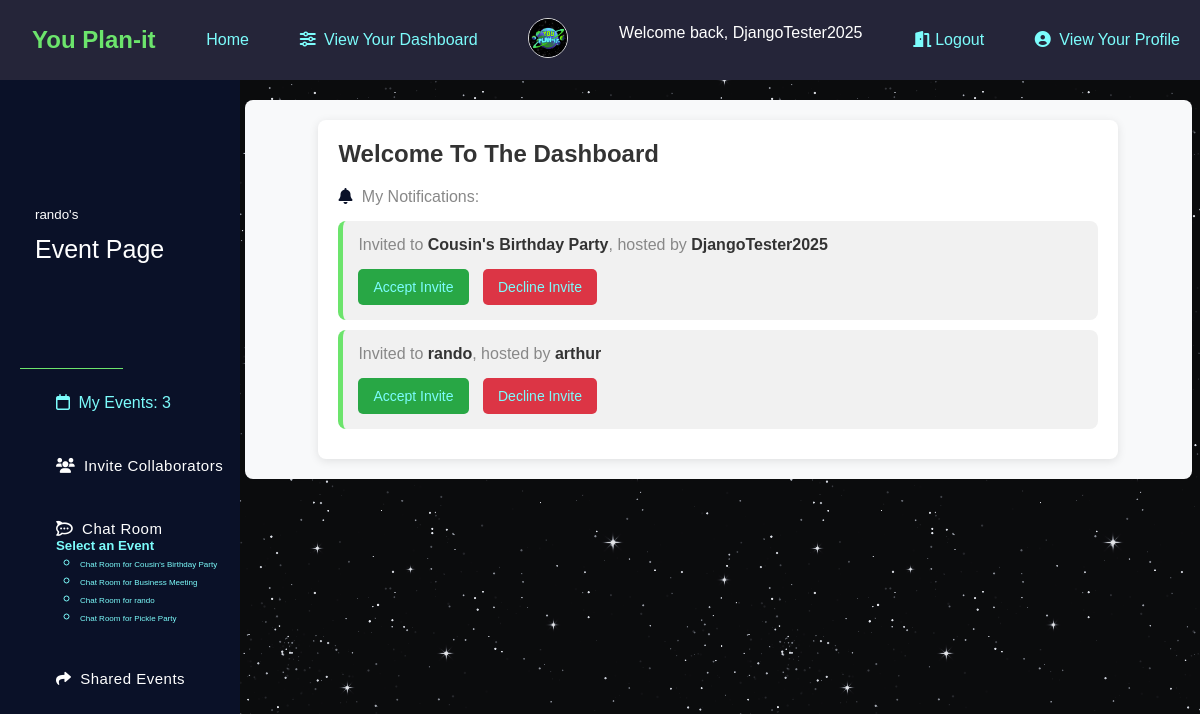
/dashboard/rando/ (signed in), run on the app's committed database.
### app/models.py (models this page shows, shortened)
class Profile(models.Model):
    user = models.OneToOneField(User, on_delete=models.CASCADE)
    image = models.ImageField(default='default.jpg', upload_to='profile_pics')
    bio = models.CharField(max_length=200, blank=True, null=True)

class Events(models.Model):
    name = models.CharField(max_length=200)
    description = models.CharField(max_length=500)
    event_image = models.ImageField(upload_to='event_images', blank=True, null=True)
    user = models.ForeignKey(User, on_delete=models.CASCADE, related_name='events')
    members = models.ManyToManyField(User, related_name='invitedusers')
    invitepending = models.ManyToManyField(User, related_name='pending')
    start_datetime = models.DateTimeField()
    end_datetime = models.DateTimeField()
    event_location = models.CharField(max_length=300, blank=True, null=True)
    address = models.CharField(max_length=500, blank=True, null=True)

### app/views.py (the view)
# urls.py: path("dashboard/<str:username>/", views.viewUserDashboard, name="user_dashboard"),
@login_required
def viewUserDashboard(request, username):
    user = get_object_or_404(User, username=username)
    profile = Profile.objects.get(user=user)
    shared_events = Events.objects.filter(members=request.user).exclude(user=request.user)
    context = {
        'user': user,
        'events': Events.objects.filter(user=request.user),
        'profile': profile,
        'myevents': Events.objects.filter(user=request.user),
        'invites': user.pending.filter(invitepending=user),
        'shared_events': shared_events
    }
    return render(request, 'userdashboard.html', context)

### app/templates/userdashboard.html (shortened to what this page needs)
{% extends 'base.html' %}
{% block content %}
<html class="user-dashboard">
    {% block sidebar %}
    <main class="main-wrap">
        <header class="main-head">
            <div class="main-nav">
                <nav class="navbar">
                    <div class="navbar-nav">
                        <div class="title">
                            <h3>
                                <span class="title-text"><span class="dashboard-username">{{ user.username }}'s</span><br>Event Page</span>
                            </h3>
                        </div>
                        <ul class="nav-list">
                            <li class="nav-list-item">
                                <a href="{% url 'event_page' username=user.username %}">
                                    <i class="fa-regular fa-calendar"></i>
                                    <span class="link-text">My Events: {{ myevents.count }}</span>
                                </a>
                            </li>
                            <li class="nav-list-item">
                                <a href="{% url 'invites' username=user.username %}" class="nav-link">
                                    <i class="fa-solid fa-users"></i>
                                    <span class="link-text">Invite Collaborators</span>
                                </a>
                            </li>
                            <li class="nav-list-item">
                                <a href="#" class="nav-link" data-toggle="dropdown">
                                    <i class="fa-brands fa-rocketchat"></i>
                                    <span class="link-text">Chat Room</span>
                                </a>
                                <div class="dropdown-menu">
                                    {% if myevents or shared_events %}
                                        <h5>Select an Event</h5>
                                        <ul>
                                            {% for event in myevents %}
                                                <li>
                                                    <a href="{% url 'chats' username=user.username event_id=event.id %}" class="event-chat-room-text">
                                                        Chat Room for {{ event.name }}
                                                    </a>
                                                </li>
                                            {% endfor %}
                                            {% for event in shared_events %}
                                                <li>
                                                    <a href="{% url 'chats' username=user.username event_id=event.id %}" class="event-chat-room-text">
                                                        Chat Room for {{ event.name }}
                                                    </a>
                                                </li>
                                            {% endfor %}
                                        </ul>
                                    {% else %}
                                        <p class="no-current-events">You have no events to chat about.</p>
                                    {% endif %}
                                </div>
                            </li>
                            <li class="nav-list-item">
                                <a href="{% url 'shared_events' username=user.username %}" class="nav-link">
                                    <i class="fa-solid fa-share"></i>
                                    <span class="link-text">Shared Events</span>
                                </a>
                            </li>
                        </ul>
                    </div>
                </nav>
            </div>
        </header>
    </main>
    {% endblock %}
    <section class="showcase">
        {% block info %}
        <div class="overlay">
            <div class="content">
                <div class="welcome">
                    <div class="content-text">
                        <h3>Welcome To The Dashboard</h3>
                        <p><i class="fa-solid fa-bell"></i> My Notifications: </p>
                        <div class="invites">
                            {% for i in invites %}
                                <div class="invite-item">
                                    <p>Invited to <span class="event-name">{{ i.name }}</span>, hosted by <span class="host-name">{{ i.user }}</span></p>
                                    <div class="action-buttons">
                                        <button class="accept-btn">
                                            <a href="{% url 'accept' username=i.user.username ename=i.name %}">Accept Invite</a>
                                        </button>
                                        <button class="decline-btn">
                                            <a href="{% url 'decline' username=i.user.username ename=i.name %}">Decline Invite</a>
                                        </button>
                                    </div>
                                </div>
                            {% endfor %}
                        </div>
                    </div>
                </div>
            </div>
        </div>
        {% endblock %}
    </section>
{% endblock %}

### app/templates/base.html (shortened to what this page needs)
<!DOCTYPE html>
{% load static %}
<html lang="en">
  <head>
    <link rel="stylesheet" href="{% static "styling.css" %}"/>
    <link
      href="https://cdnjs.cloudflare.com/ajax/libs/font-awesome/6.0.0-beta3/css/all.min.css"
      rel="stylesheet"
    />
  </head>
  <body>
    <nav style="z-index:99;">
        <h1 class="color-header">&ensp;You Plan-it</h1>
      <a href="{% url 'home' %}">Home</a>
      {% if request.user.is_authenticated %}
      <span>
        <a href="{% url 'user_dashboard' username=request.user.username %}">
          <i class="fa-solid fa-sliders"></i> View Your Dashboard
        </a>
      </span>
      <div class="profile-image-container">
        <img src="{% if profile.image %}{{ profile.image.url }}{% else %}/media/profile_pics/default.jpg{% endif %}"
             alt="?"
             class="profile-image-base">
      </div>
      <p class="welcome-message">Welcome back, {{request.user.username}}</p>
      <a href="{% url 'logout' %}"><i class="fa-solid fa-door-open"></i>Logout</a>
      <span>
        <a href="{% url 'profile' username=request.user.username %}">
          <i class="fa-solid fa-user-circle"></i> View Your Profile
        </a>
      </span>
    {% else %}
      <p class="welcome-message" style="color: white; text-decoration: none;">You are not logged in</p>
      <span><a href="{% url 'login' %}"><i class="fa-solid fa-door-open"></i>Sign In</a></span>
    {% endif %}
    </nav>
    <div class="container-style" style="margin: 1vh;">
      {% block content %}{% endblock %}
    </div>
  </body>
</html>

### app/static/styling.css (style rules this page uses)
* { box-sizing: border-box; margin: 0; padding: 0; }
i { margin-right: 4px; }
nav { font-family: 'Lucida Sans', 'Lucida Sans Regular', 'Lucida Grande', 'Lucida Sans Unicode', Geneva, Verdana, sans-serif; background-color: rgb(37, 37, 57); position: fixed; display: flex; width: 100%; right: 0%; top: 0%; height: 10%; padding-top: 1em; color: #7cfcfc; display: flex; justify-content: space-between; align-items: center; padding: 0 20px; }
a { text-decoration: none; color: #7cfcfc; }
ul { font-family: 'Lucida Sans', 'Lucida Sans Regular', 'Lucida Grande', 'Lucida Sans Unicode', Geneva, Verdana, sans-serif; margin-left: 1vh; }
li { font-family: 'Lucida Sans', 'Lucida Sans Regular', 'Lucida Grande', 'Lucida Sans Unicode', Geneva, Verdana, sans-serif; margin-left: 2vh; }
.color-header { color:#6ce46c; }
.profile-image-base { width: 40px; height: 40px; border-radius: 50%; object-fit: cover; border: 1px solid #ddd; }
.profile-image-container { text-align: center; }
.user-dashboard { background: url('images/starbackground.png'); }
.welcome-message { color: white; }
a { text-decoration: none; font-family: 'Lucida Sans', 'Lucida Sans Regular', 'Lucida Grande', 'Lucida Sans Unicode', Geneva, Verdana, sans-serif; }
h3, p { font-family: 'Lucida Sans', 'Lucida Sans Regular', 'Lucida Grande', 'Lucida Sans Unicode', Geneva, Verdana, sans-serif; }
header { background-color: red; margin-left: -1vh; }
.navbar-nav { margin-top: 80vh; }
.nav-list { padding-top: 20vh; }
.main-wrap { width: 30%; display: flex; position: fixed; bottom: 100%; }
.main-wrap .main-head { width: 25%; min-height: 10vh; height: 100vh; background: #0a1128; overflow: hidden; transition: .3s ease-in-out; position: absolute; }
.main-wrap .main-head .main-nav { width: 100%; }
.main-wrap .main-head .main-nav .navbar { width: 100%; }
.main-wrap .main-head .main-nav .navbar .navbar-nav .title { padding-top: 25vh; border-bottom: 1px solid #6ce46c; padding-bottom: 15vh; margin-right:10vw; }
.main-wrap .main-head .main-nav .navbar .navbar-nav .title h3 { font-size: 25px; font-weight: 500; line-height: 35px; color: #fff; }
.main-wrap .main-head .main-nav .navbar .navbar-nav .title h3 .title-text { position: absolute; left: 35px; opacity: 1; transition: .2s ease; }
.main-wrap .main-head .main-nav .navbar .navbar-nav .nav-list { margin: 0; padding: 10px 10px; }
.main-wrap .main-head .main-nav .navbar .navbar-nav .nav-list .nav-list-item { padding: 15px 10px; list-style: none; border-radius: 5px; margin-bottom: 15px; cursor: pointer; transition: .2s ease-in-out; }
.main-wrap .main-head .main-nav .navbar .navbar-nav .nav-list .nav-list-item .nav-link { display: inline-block; font-size: 15px; font-weight: 500; letter-spacing: .5px; color: #fff; }
.main-wrap { width: 80%; }
.showcase { margin-left: 20%; margin-top: 5%; font-family: 'Lucida Sans', 'Lucida Sans Regular', 'Lucida Grande', 'Lucida Sans Unicode', Geneva, Verdana, sans-serif; }
.dashboard-username { font-size: 10pt; }
.content { margin-top:100px; padding: 20px; background-color: #f8f9fa; border-radius: 8px; }
.welcome { max-width: 800px; margin: 0 auto; }
.content-text { background-color: #fff; padding: 20px; border-radius: 8px; box-shadow: 0 2px 10px rgba(0, 0, 0, 0.1); }
h3 { font-size: 24px; color: #333; margin-bottom: 10px; }
p { font-size: 16px; color: #666; margin-bottom: 15px; }
.invites { margin-top: 15px; }
.invite-item { background-color: #f1f1f1; padding: 15px; margin-bottom: 10px; border-radius: 8px; border-left: 5px solid #6ce46c; }
.event-name, .host-name { font-weight: bold; color: #333; }
.action-buttons { margin-top: 10px; }
button { padding: 10px 15px; margin-right: 10px; font-size: 14px; border: none; border-radius: 5px; cursor: pointer; transition: background-color 0.3s ease; }
.accept-btn { background-color: #28a745; color: white; }
.decline-btn { background-color: #dc3545; color: white; }
.fa-bell { color: #0a1128; margin-right: 5px; }
h3 { font-size: 24px; font-weight: 600; color: #333; margin-bottom: 20px; }
p { font-size: 16px; color: #888; }
.event-chat-room-text { font-size: 6pt; }

### data on the page
Profile: image (picture)
Events: name "Cousin's Birthday Party", user "DjangoTester2025"
Events: name "Business Meeting"
Events: name "rando"
Events: name "Pickle Party"
Events: name "rando", user "arthur"

### other printed values
{{ request.user.username }} "DjangoTester2025"
{{ user.username }} "rando"
{{ myevents.count }} "3"
